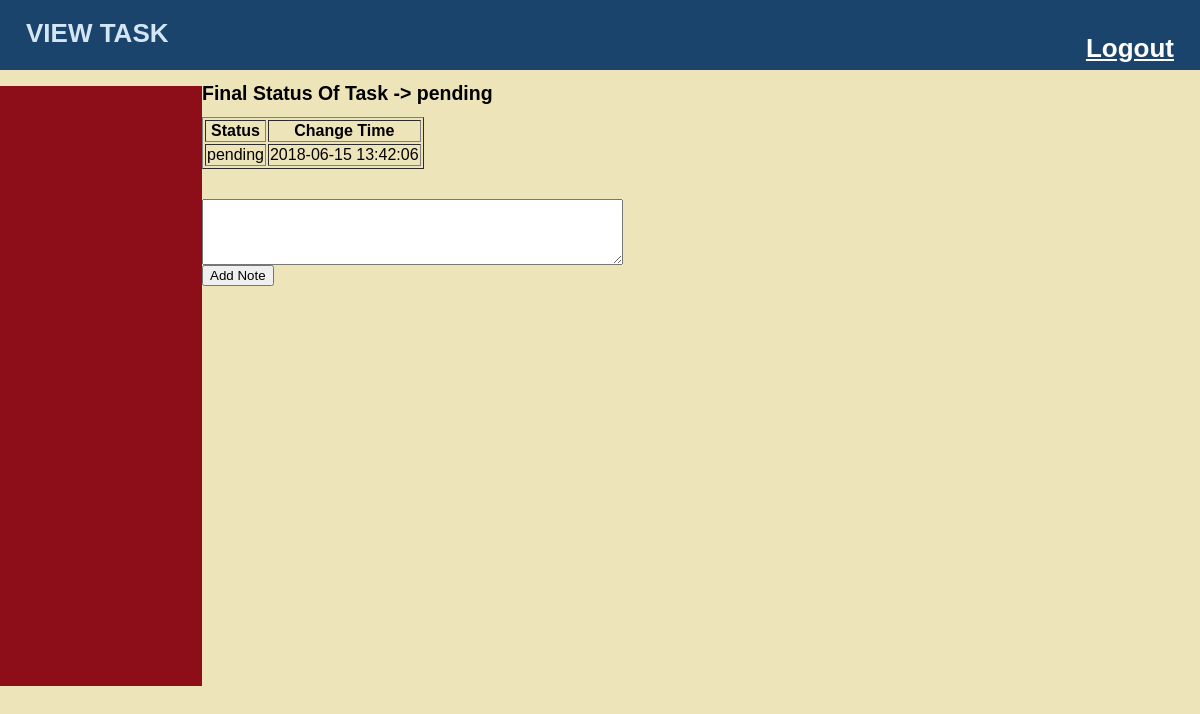
Screenshot of /task_management/task_detail.php?task_id=11&start_time=2018-06-15 13:42:06 (signed in) with the database file from the repository.
### tables this page shows
CREATE TABLE `task_status` (
  `task_status_task_id` int(11) NOT NULL,
  `task_status_last_recurred` datetime NOT NULL,
  `status` varchar(255) DEFAULT NULL
);

CREATE TABLE `task_track` (
  `task_id` int(11) NOT NULL,
  `task_track_last_recurred` datetime NOT NULL,
  `status` varchar(255) NOT NULL,
  `feedback` varchar(255) DEFAULT NULL,
  `change_time` datetime DEFAULT NULL
);

### task_management/task_detail.php (the view, shortened to what this page needs)
<HTML>
<HEAD>
<link href="stylesheets/public.css" media="all"
rel="stylesheet" type="text/css" />
</HEAD>
<BODY>
<div id="header">
	<h1>VIEW TASK</h>
	<div align ="right">
	<a href="logout.php" style="color:white"> Logout </a>
	</div>
</div>
	<div id="main">
		<div id="navigation">
		</div>
<?php
$dbhost= "localhost";
$dbuser= "root";
$dbpass= "sanjana";
$dbname= "walmart";
$conn= mysqli_connect($dbhost,$dbuser,$dbpass,$dbname);
$query = "SELECT * from task_status where task_status_task_id = '{$_GET["task_id"]}' and task_status_last_recurred = '{$_GET["start_time"]}' LIMIT 1";
$result = mysqli_query($conn, $query);
$row = mysqli_fetch_assoc($result);
?>
<h2> Final Status Of Task ->  <?php echo $row["status"]; ?></h3>
<?php
	$query1 = "SELECT * from task_track where task_id = '{$_GET["task_id"]}' and task_track_last_recurred = '{$_GET["start_time"]}' ORDER BY change_time";
	$result1 = mysqli_query($conn, $query1);
?>
<table border = "1">
  <tr>
	<th> Status</th>
	<th>Change Time</th>
  </tr>
  <?php while($row = mysqli_fetch_assoc($result1)){
  ?>
  <tr>
    <td><?php echo $row["status"]; ?></td>
    <td><?php echo $row["change_time"]; ?></td>
  </tr>
  <?php } ?>
</table>
<br /><br />
<FORM ACTION="task_detail.php?task_id=<?php echo $_GET["task_id"]; ?>&start_time=<?php echo $_GET["start_time"]; ?>" method="post">
  <textarea name="note" rows="4" cols="50">
	</textarea><br / >
  <input type="submit" name="submit" value="Add Note">
</form>
</BODY>
</HTML>

### task_management/stylesheets/public.css (style rules this page uses)
html { height: 100%; width: 100%; }
body { width: 100%; height: 100%; margin: 0; padding: 0; border: 0; font-family: Verdana, Arial, Helvetica, sans-serif; font-size: 13px; line-height: 15px; background: #EEE4B9; }
a { color: #8D0D19; }
#header { height: 70px; margin: 0; padding: 0; text-align: left; background: #1A446C; color: #D4E6F4; }
#header h1 { padding: 1em; margin: 0; }
#main { height: 600px; width: 100%; margin: 0; padding: 0; background: #EEE4B9; }
#navigation { float: left; width: 150px; height: 100%; margin: 0; padding: 0 2em; color: #D4E6F4; background: #8D0D19; }

### rows the page displays
task_status: status "pending"
task_track: status "pending", change_time "2018-06-15 13:42:06"
